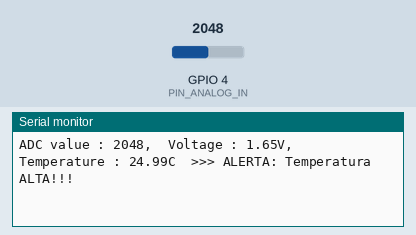
This sketch was run on a simulated ESP32. Parts: the last lines printed to the serial monitor. Inputs (shaded band) come from the test bench; at power-on: GPIO 4 (PIN_ANALOG_IN) = 2048.

Above: at 1.8 s.
1.9 s: GPIO 4 (PIN_ANALOG_IN) set to 2125
At 2.7 s:
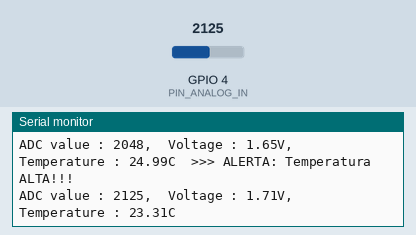
4.5 s: GPIO 4 (PIN_ANALOG_IN) set to 2047
At 5.8 s:
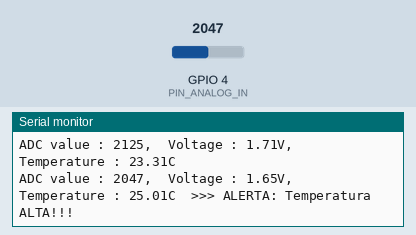

Measured:
- the behaviour switches between 2093 and 2094 on GPIO 4 (PIN_ANALOG_IN) (found by bisection; images 0 and 1)
- after the input at 1.9 s, the serial monitor: prints a new line after 0.11 s (image 1)
- after the input at 4.5 s, the serial monitor: prints a new line after 0.51 s (image 2)

The sketch:

Sketch_12.1_Thermometer.ino
```cpp
/**********************************************************************
  Filename    : Thermometer
  Description : Making a thermometer by thermistor.
  Auther      : www.freenove.com
  Modification: 2024/06/19
**********************************************************************/

#define PIN_ANALOG_IN   4

void setup() {
  Serial.begin(115200);
}

void loop() {
  int adcValue = analogRead(PIN_ANALOG_IN);                       // read ADC pin
  double voltage = (float)adcValue / 4095.0 * 3.3;                // calculate voltage
  double Rt = 10 * voltage / (3.3 - voltage);                     // calculate resistance value of thermistor
  double tempK = 1 / (1 / (273.15 + 25) + log(Rt / 10) / 3950.0);  // calculate temperature (Kelvin)
  double tempC = tempK - 273.15;                                  // calculate temperature (Celsius)

  // Mostrar datos normales
  Serial.printf("ADC value : %d,\tVoltage : %.2fV, \tTemperature : %.2fC", adcValue, voltage, tempC);

  // Alerta si pasa de 24 ºC
  if (tempC > 24) {
    Serial.print("  >>> ALERTA: Temperatura ALTA!!!");
  }

  Serial.println(); // salto de línea
  delay(1000);
}
```
